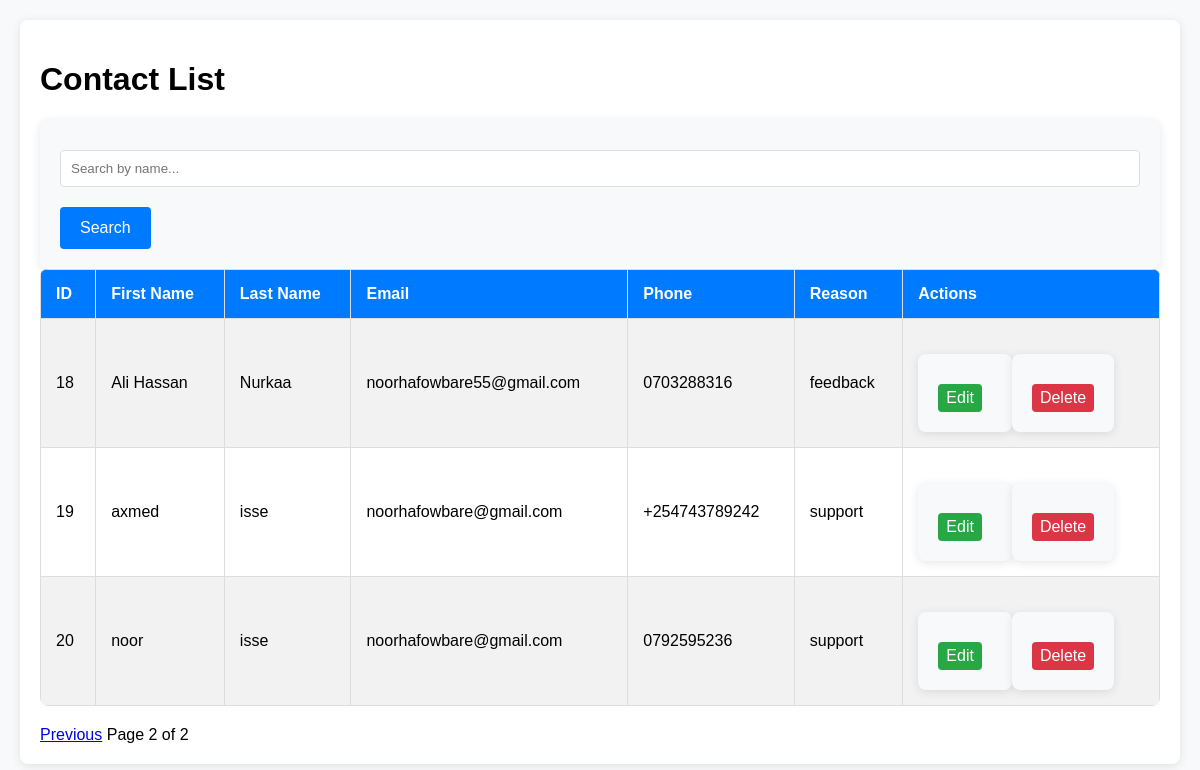
The page /admin/contacts?page=2&search= on the database as committed earlier.
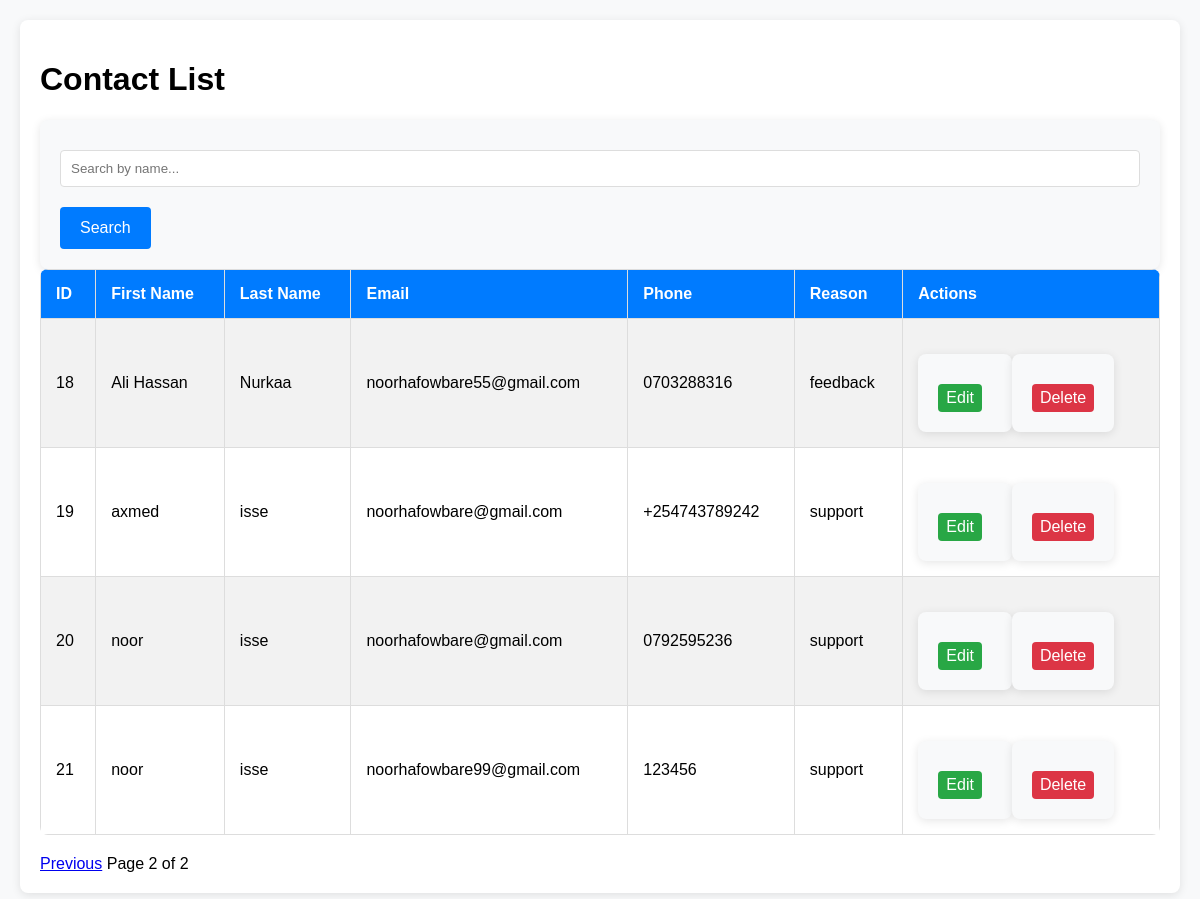
The same page on the database as committed later.
### tables this page shows
CREATE TABLE contacts (
                    id INTEGER PRIMARY KEY AUTOINCREMENT,
                    first_name TEXT NOT NULL,
                    last_name TEXT NOT NULL,
                    email TEXT NOT NULL,
                    phone TEXT NOT NULL,
                    reason TEXT NOT NULL
                );

### app.py (the view)
@app.route('/admin/contacts')
def view_contacts():
    search = request.args.get('search', '')
    page = request.args.get('page', 1, type=int)
    per_page = 10
    offset = (page - 1) * per_page
    conn = get_db_connection()
    query = 'SELECT * FROM contacts WHERE first_name LIKE ? OR last_name LIKE ? LIMIT ? OFFSET ?'
    search_param = f"%{search}%"
    contacts = conn.execute(query, (search_param, search_param, per_page, offset)).fetchall()
    total_query = 'SELECT COUNT(*) FROM contacts WHERE first_name LIKE ? OR last_name LIKE ?'
    total = conn.execute(total_query, (search_param, search_param)).fetchone()[0]
    conn.close()
    return render_template('contacts.html', contacts=contacts, page=page, per_page=per_page, total=total)

### app.py (called while the page is built)
def get_db_connection():
    conn = sqlite3.connect('database.db')
    conn.row_factory = sqlite3.Row
    return conn

### templates/contacts.html (shortened to what this page needs)
<!DOCTYPE html>
<html lang="en">
  <head>
    <link
      rel="stylesheet"
      href="{{ url_for('static', filename='css/admin.css') }}"
    />
  </head>
  <body>
    <div class="container">
      <h1>Contact List</h1>
      <div class="search-container">
        <form action="{{ url_for('view_contacts') }}" method="GET">
          <input
            type="text"
            name="search"
            placeholder="Search by name..."
            value="{{ request.args.get('search', '') }}"
          />
          <button type="submit">Search</button>
        </form>
      </div>
      <table>
        <tr>
          <th>ID</th>
          <th>First Name</th>
          <th>Last Name</th>
          <th>Email</th>
          <th>Phone</th>
          <th>Reason</th>
          <th>Actions</th>
        </tr>
        {% for contact in contacts %}
        <tr>
          <td>{{ contact.id }}</td>
          <td>{{ contact.first_name }}</td>
          <td>{{ contact.last_name }}</td>
          <td>{{ contact.email }}</td>
          <td>{{ contact.phone }}</td>
          <td>{{ contact.reason }}</td>
          <td>
            <div class="actions">
              <form
                action="{{ url_for('edit_contact', id=contact.id) }}"
                method="GET"
                style="display: inline"
              >
                <button class="edit" type="submit">Edit</button>
              </form>
              <form
                action="{{ url_for('delete_contact', id=contact.id) }}"
                method="POST"
                style="display: inline"
                onsubmit="return confirm('Are you sure you want to delete this contact?');"
              >
                <button class="delete" type="submit">Delete</button>
              </form>
            </div>
          </td>
        </tr>
        {% endfor %}
      </table>
      <div class="pagination">
        {% if page > 1 %}
        <a
          href="{{ url_for('view_contacts', page=page-1, search=request.args.get('search', '')) }}"
          >Previous</a
        >
        {% endif %}
        <span
          >Page {{ page }} of {{ (total // per_page) + (1 if total % per_page >
          0 else 0) }}</span
        >
      </div>
    </div>
  </body>
</html>

### static/css/admin.css (style rules this page uses)
body { font-family: Arial, sans-serif; background-color: #f8f9fa; margin: 0; padding: 20px; }
.container { max-width: 1200px; margin: 0 auto; padding: 20px; background-color: white; border-radius: 8px; box-shadow: 0 2px 10px rgba(0, 0, 0, 0.1); }
table { width: 100%; border-collapse: collapse; margin-bottom: 20px; background-color: white; border-radius: 8px; overflow: hidden; }
table th, table td { padding: 15px; border: 1px solid #ddd; text-align: left; }
table th { background-color: #007bff; color: white; font-size: 16px; }
table tr:nth-child(even) { background-color: #f2f2f2; }
button.edit { background-color: #28a745; color: white; border: none; padding: 5px 8px; border-radius: 4px; cursor: pointer; margin-right: 10px; }
button.delete { background-color: #dc3545; color: white; border: none; padding: 5px 8px; border-radius: 4px; cursor: pointer; }
.actions { display: flex; justify-content: flex-start; align-items: center; }
form { margin-top: 20px; background-color: #f8f9fa; padding: 20px; border-radius: 8px; box-shadow: 0 2px 10px rgba(0, 0, 0, 0.1); }
form input, form select, form textarea { width: 100%; padding: 10px; margin: 10px 0; border: 1px solid #ddd; border-radius: 4px; box-sizing: border-box; }
form button { background-color: #007bff; color: white; padding: 12px 20px; border: none; border-radius: 4px; cursor: pointer; font-size: 16px; margin-top: 10px; }

Rows that differ between the two databases and show on the page:
added contacts: id "21", first_name "noor", last_name "isse", email "noorhafowbare99@gmail.com", phone "123456", reason "support"
